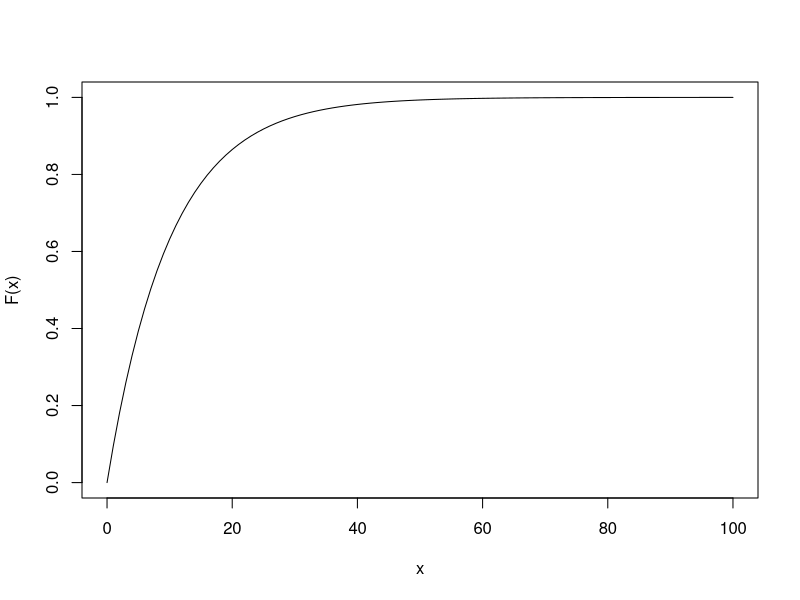
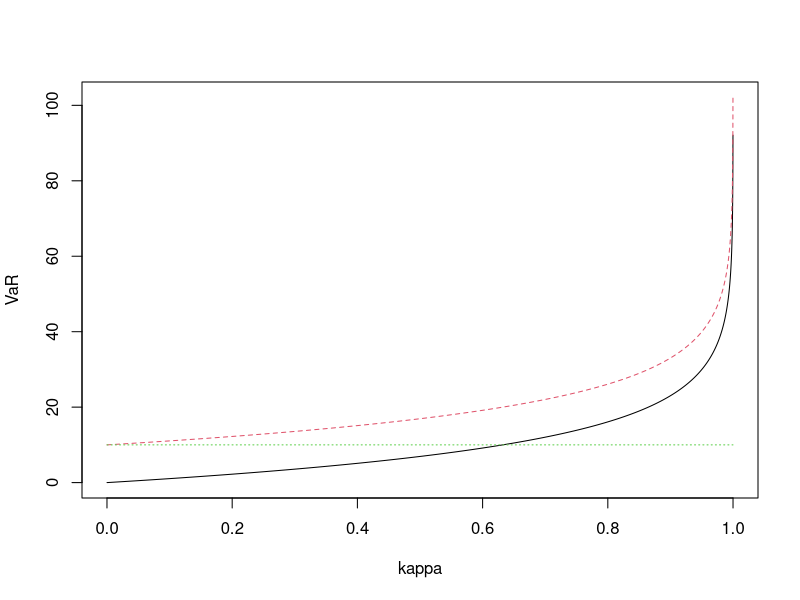
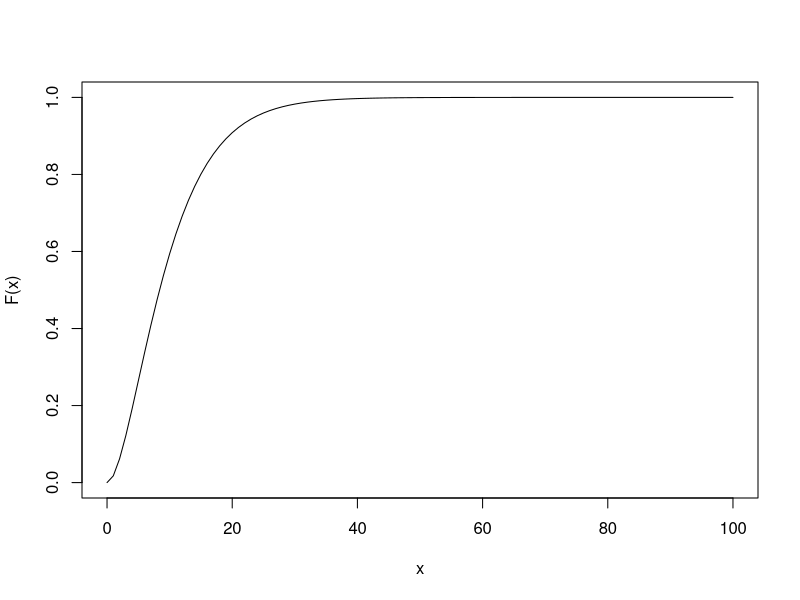
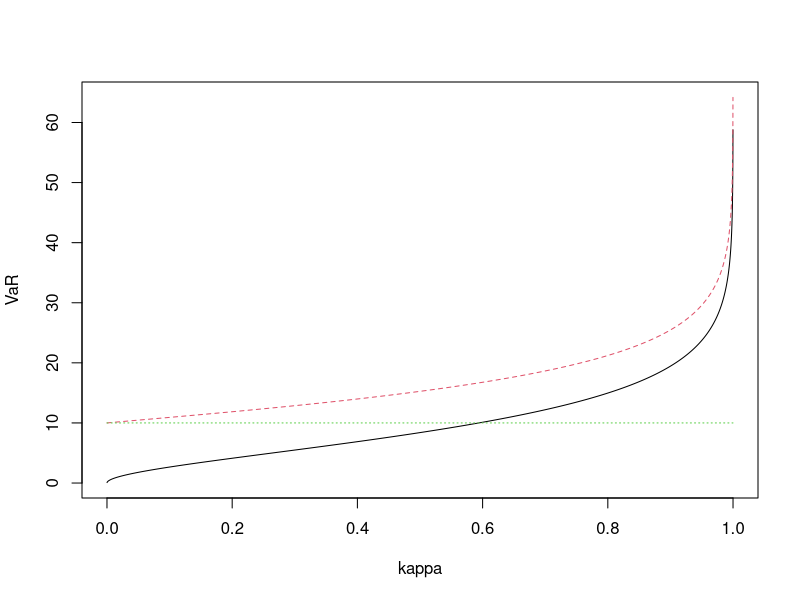
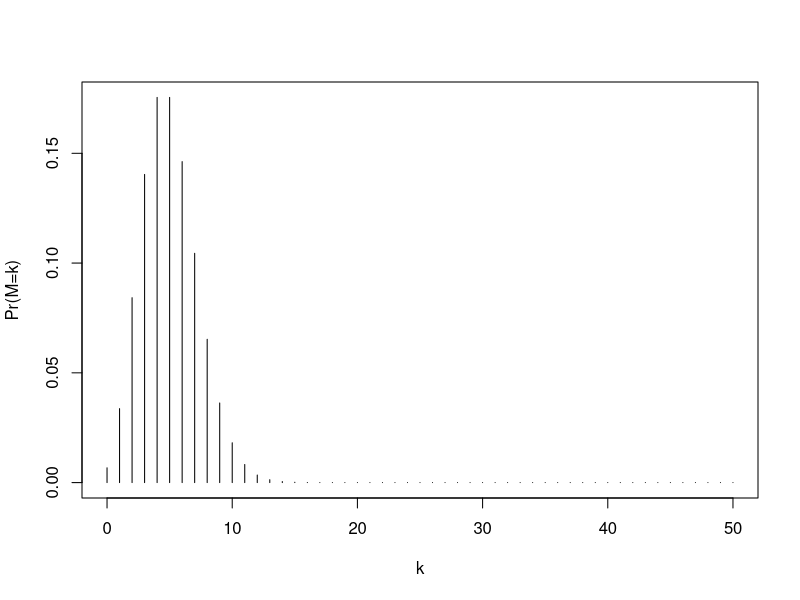
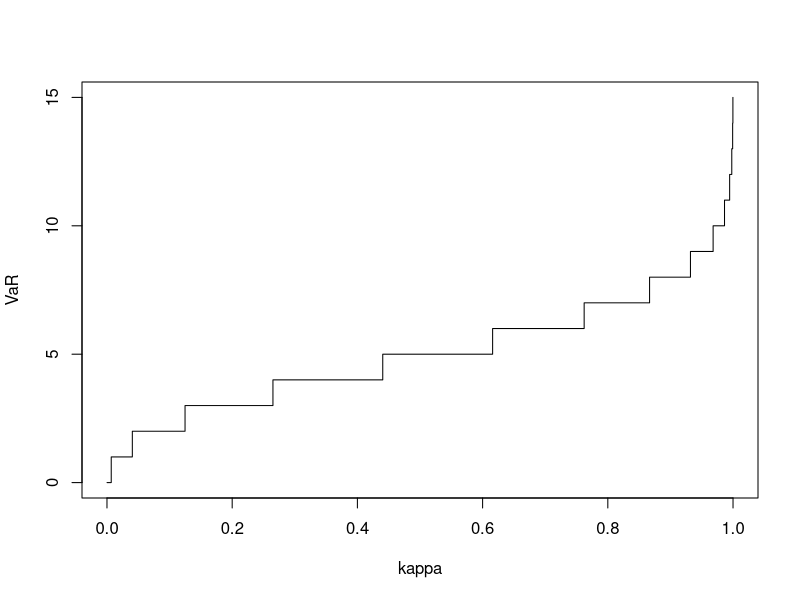
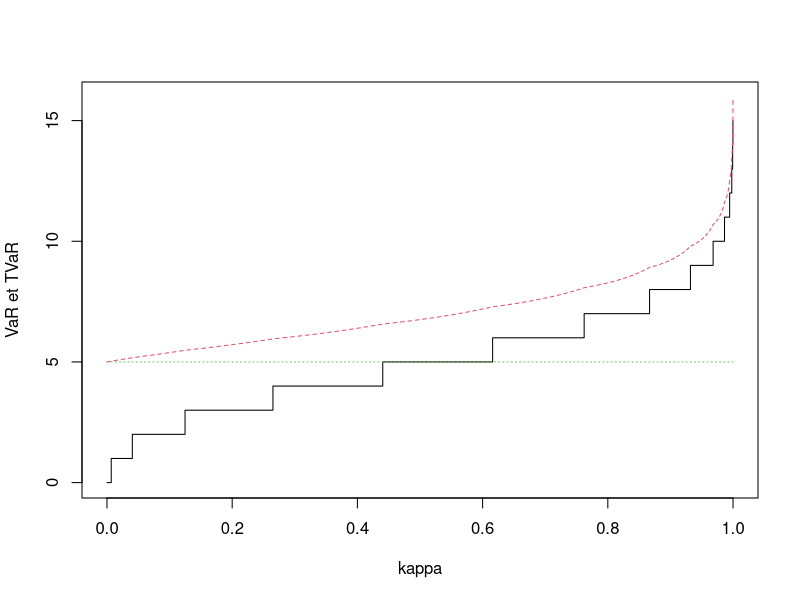

The R script that drew these images, in order:
# Cours : Lyon
# Semestre : A2019
#
# Loi de X : exponentielle
#
bet<-1/10
EX<-1/bet
EX
x1<-20
F<-pexp(x1,bet)
F
1-exp(-x1*bet)
vx<-0:100
vF<-pexp(vx,bet)
plot(vx,vF,type="l",xlab = "x",ylab = "F(x)")
#
vkap<-(1:9999)/10000
vVaR<-qexp(vkap,bet)
vTVaR<-vVaR+EX
vEX<-rep(EX,length(vkap))
matplot(vkap,cbind(vVaR,vTVaR,vEX),type="l",xlab = "kappa",ylab = "VaR")
##
#
#
#
# Loi de X : gamma
#
alp<-2
bet<-1/5
EX<-alp/bet
EX
x1<-20
F<-pgamma(x1,alp,bet)
F
vx<-0:100
vF<-pgamma(vx,alp,bet)
plot(vx,vF,type="l",xlab = "x",ylab = "F(x)")
#
vkap<-(1:9999)/10000
vVaR<-qgamma(vkap,alp,bet)
vTVaR<-EX*(1-pgamma(vVaR,alp+1,bet))/(1-vkap)
vEX<-rep(EX,length(vkap))
matplot(vkap,cbind(vVaR,vTVaR,vEX),type="l",xlab = "kappa",ylab = "VaR")
#
#
# Loi Poisson 
# 
lam<-5
EM<-lam
vk<-0:50
vfM<-dpois(vk,lam)
plot(vk,vfM,type="h",xlab="k",ylab="Pr(M=k)")
vkap<-(1:9999)/10000
vVaR<-qpois(vkap,lam)
plot(vkap,vVaR,type="s",xlab="kappa",ylab="VaR")
#
tvarpois<-function(u,lambd)
{
  VaR<-qpois(u,lambd)
  EX<-lambd
  vm<-0:VaR
  EXt<-sum(vm*dpois(vm,lambd))
  TVaR<-(EX-EXt+VaR*(ppois(VaR,lambd)-u))/(1-u)
  return(TVaR)
}
#
tvarpois(0.5,lam)
nb<-length(vkap)
vTVaR<-rep(0,nb)
for(j in 1 :nb)
{
  vTVaR[j]<-tvarpois(vkap[j],lam)
}  
vEM<-rep(EM,nb)
matplot(vkap,cbind(vVaR,vTVaR,vEM),type="s",xlab = "kappa",ylab = "VaR et TVaR")
#


